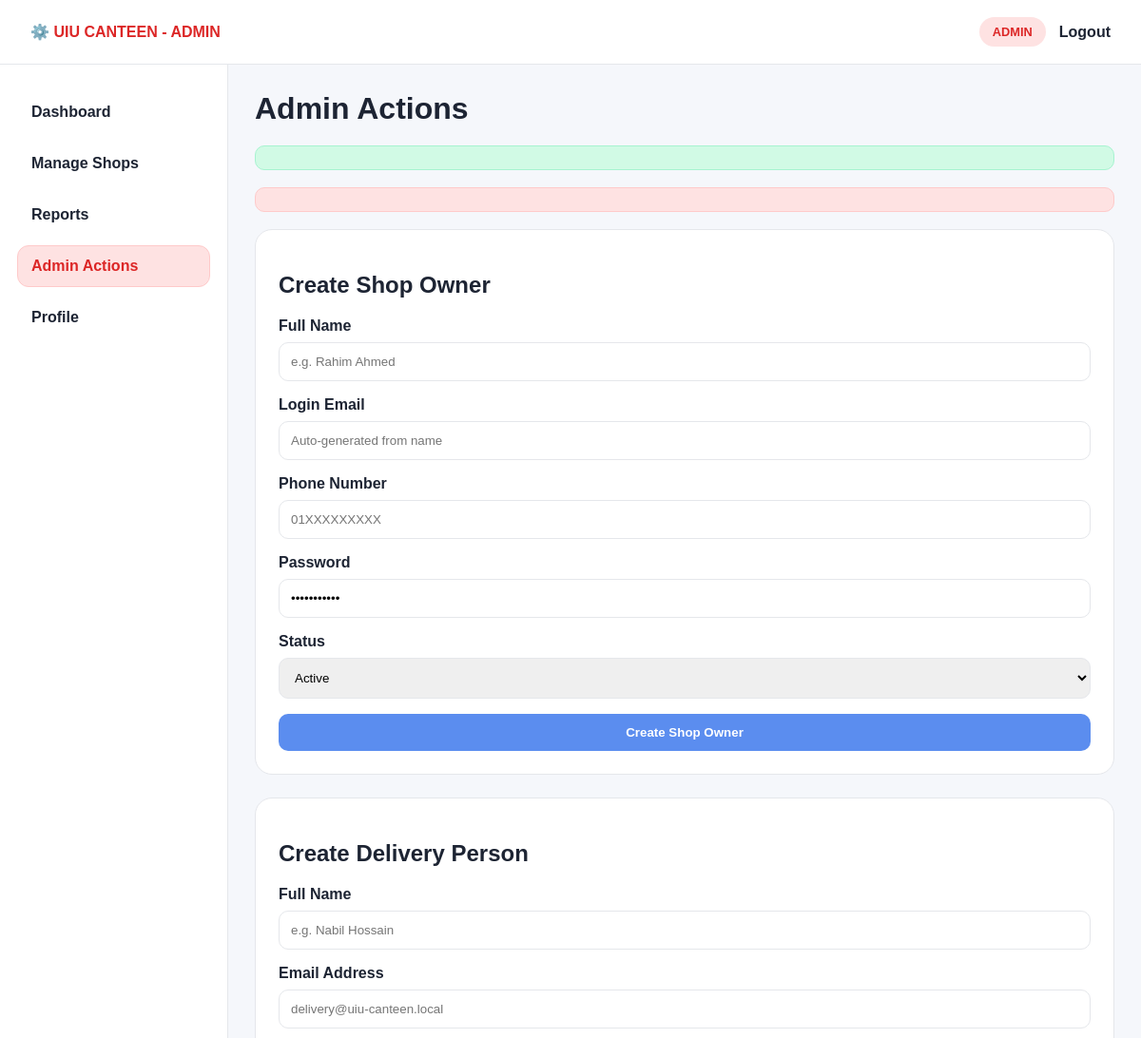
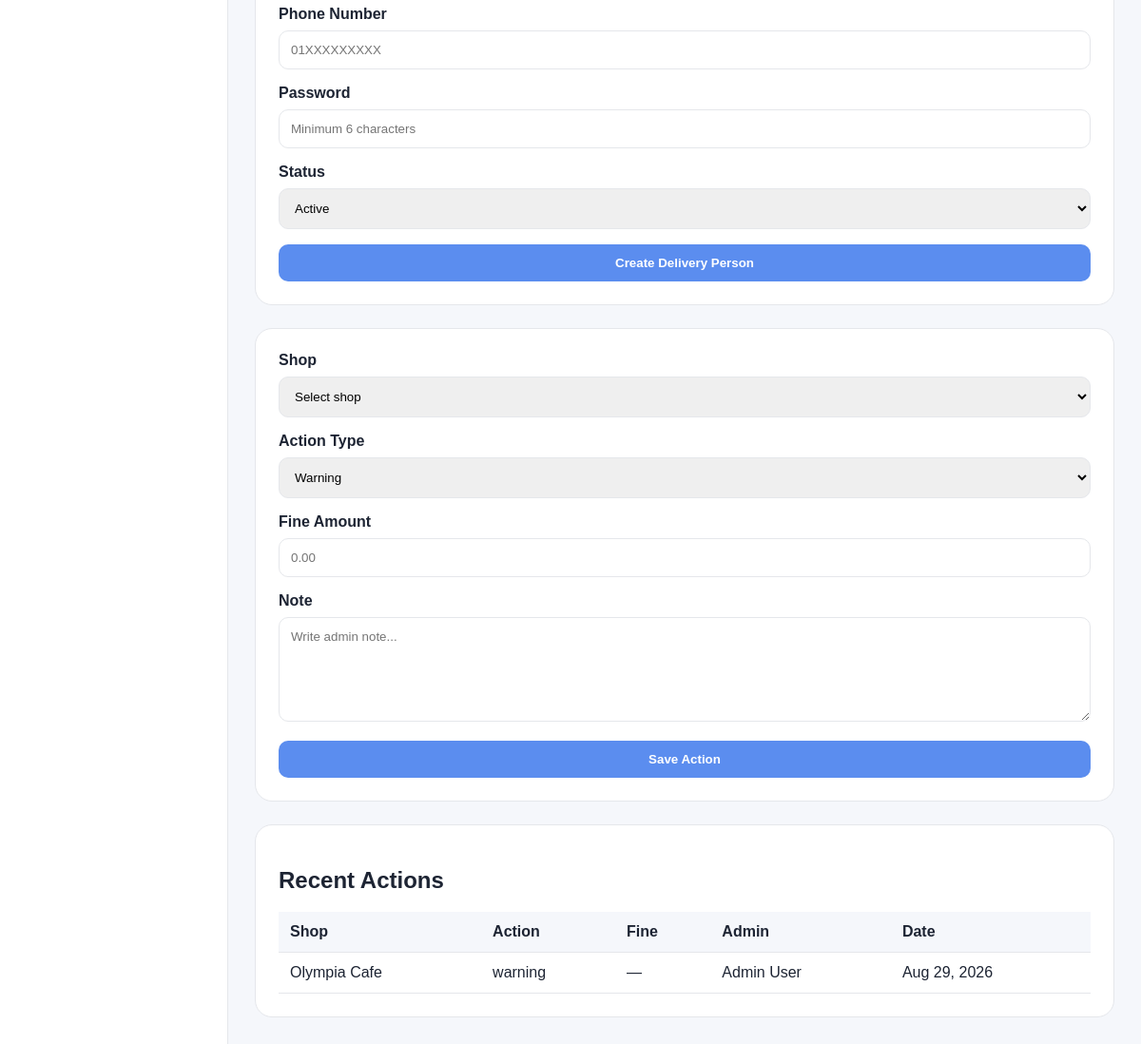
Screenshot of /admin/actions.php (signed in) with the database file from the repository (2 pictures, top to bottom).
### tables this page shows
CREATE TABLE IF NOT EXISTS `admin_actions` (
    `id` INT NOT NULL AUTO_INCREMENT,
    `admin_id` INT NOT NULL,
    `shop_id` INT NOT NULL,
    `action_type` ENUM('warning', 'fine', 'suspend', 'ban', 'activate', 'remove') NOT NULL,
    `fine_amount` DECIMAL(10,2) DEFAULT NULL,
    `admin_note` TEXT,
    `action_date` TIMESTAMP NOT NULL DEFAULT CURRENT_TIMESTAMP,
    PRIMARY KEY (`id`),
    KEY `idx_admin_actions_admin_id` (`admin_id`),
    KEY `idx_admin_actions_shop_id` (`shop_id`),
    KEY `idx_admin_actions_action_type` (`action_type`),
    CONSTRAINT `fk_admin_actions_admin` FOREIGN KEY (`admin_id`) REFERENCES `users` (`id`) ON DELETE CASCADE ON UPDATE CASCADE,
    CONSTRAINT `fk_admin_actions_shop` FOREIGN KEY (`shop_id`) REFERENCES `shops` (`id`) ON DELETE CASCADE ON UPDATE CASCADE
);

CREATE TABLE IF NOT EXISTS `shops` (
    `id` INT NOT NULL AUTO_INCREMENT,
    `owner_id` INT NOT NULL,
    `name` VARCHAR(150) NOT NULL,
    `description` TEXT,
    `category_id` INT DEFAULT NULL,
    `address` VARCHAR(255) DEFAULT NULL,
    `phone` VARCHAR(20) DEFAULT NULL,
    `logo_image` VARCHAR(255) DEFAULT NULL,
    `opening_time` TIME DEFAULT NULL,
    `closing_time` TIME DEFAULT NULL,
    `status` ENUM('active', 'warning', 'suspended', 'banned') NOT NULL DEFAULT 'active',
    `created_at` TIMESTAMP NOT NULL DEFAULT CURRENT_TIMESTAMP,
    `updated_at` TIMESTAMP DEFAULT CURRENT_TIMESTAMP ON UPDATE CURRENT_TIMESTAMP,
    PRIMARY KEY (`id`),
    KEY `idx_shops_owner_id` (`owner_id`),
    KEY `idx_shops_category_id` (`category_id`),
    KEY `idx_shops_status` (`status`),
    CONSTRAINT `fk_shops_owner` FOREIGN KEY (`owner_id`) REFERENCES `users` (`id`) ON DELETE CASCADE ON UPDATE CASCADE,
    CONSTRAINT `fk_shops_category` FOREIGN KEY (`category_id`) REFERENCES `categories` (`id`) ON UPDATE CASCADE
);

CREATE TABLE IF NOT EXISTS `users` (
    `id` INT NOT NULL AUTO_INCREMENT,
    `full_name` VARCHAR(100) NOT NULL,
    `email` VARCHAR(150) NOT NULL,
    `phone` VARCHAR(20) DEFAULT NULL,
    `password` VARCHAR(255) NOT NULL,
    `role_id` INT NOT NULL,
    `profile_image` VARCHAR(255) DEFAULT NULL,
    `status` ENUM('active', 'suspended', 'banned') NOT NULL DEFAULT 'active',
    `created_at` TIMESTAMP NOT NULL DEFAULT CURRENT_TIMESTAMP,
    `updated_at` TIMESTAMP DEFAULT CURRENT_TIMESTAMP ON UPDATE CURRENT_TIMESTAMP,
    PRIMARY KEY (`id`),
    UNIQUE KEY `uq_users_email` (`email`),
    KEY `idx_users_role_id` (`role_id`),
    KEY `idx_users_status` (`status`),
    CONSTRAINT `fk_users_role` FOREIGN KEY (`role_id`) REFERENCES `roles` (`id`) ON UPDATE CASCADE
);

### includes/auth.php (called while the page is built, shortened)
<?php
function e($value)
{
    return htmlspecialchars((string) $value, ENT_QUOTES, 'UTF-8');
}

### admin/actions.php (the view, shortened to what this page needs)
<?php
require_once __DIR__ . '/../includes/auth.php';
$conn = getDbConnection();
$message = '';
$error = '';
$actionsStmt = $conn->prepare(
    'SELECT aa.id, aa.action_type, aa.fine_amount, aa.admin_note, aa.action_date, s.name AS shop_name, u.full_name AS admin_name
     FROM admin_actions aa
     INNER JOIN shops s ON s.id = aa.shop_id
     INNER JOIN users u ON u.id = aa.admin_id
     ORDER BY aa.action_date DESC LIMIT 20'
);
$actionsStmt->execute();
$actions = $actionsStmt->get_result()->fetch_all(MYSQLI_ASSOC);
?>
<!DOCTYPE html>
<html lang="en">
<head>
</head>
<body>
    <header class="topbar">
        <div class="brand">⚙️ UIU CANTEEN - ADMIN</div>
        <div class="top-actions">
            <span class="pill">ADMIN</span>
            <a class="logout" href="/uiu-canteen/logout.php">Logout</a>
        </div>
    </header>
    <div class="layout">
        <aside class="sidebar">
            <nav class="nav">
                <a href="dashboard.php">Dashboard</a>
                <a href="shops.php">Manage Shops</a>
                <a href="reports.php">Reports</a>
                <a class="active" href="actions.php">Admin Actions</a>
                <a href="../profile.php">Profile</a>
            </nav>
        </aside>
        <main class="content">
            <div class="page-header">
                <h1>Admin Actions</h1>
            </div>
            <?php if (isset($message)): ?><div class="alert alert-success"><?= e($message) ?></div><?php endif; ?>
            <?php if (isset($error)): ?><div class="alert alert-danger"><?= e($error) ?></div><?php endif; ?>
            <div class="panel">
                <h2>Create Shop Owner</h2>
                <form method="POST">
                    <div>
                        <label for="shop_owner_full_name">Full Name</label>
                        <input id="shop_owner_full_name" name="full_name" type="text" placeholder="e.g. Rahim Ahmed" required>
                    </div>
                    <div>
                        <label for="shop_owner_email">Login Email</label>
                        <input id="shop_owner_email" name="email" type="email" placeholder="Auto-generated from name" readonly>
                    </div>
                    <div>
                        <label for="shop_owner_phone">Phone Number</label>
                        <input id="shop_owner_phone" name="phone" type="text" placeholder="01XXXXXXXXX">
                    </div>
                    <div>
                        <label for="shop_owner_password">Password</label>
                        <input id="shop_owner_password" name="password" type="password" value="password123" placeholder="Minimum 6 characters" required>
                    </div>
                    <div>
                        <label for="shop_owner_status">Status</label>
                        <select id="shop_owner_status" name="status" required>
                            <option value="active">Active</option>
                        </select>
                    </div>
                    <button class="btn" type="submit">Create Shop Owner</button>
                </form>
            </div>
            <div class="panel">
                <h2>Create Delivery Person</h2>
                <form method="POST">
                    <div>
                        <label for="delivery_full_name">Full Name</label>
                        <input id="delivery_full_name" name="full_name" type="text" placeholder="e.g. Nabil Hossain" required>
                    </div>
                    <div>
                        <label for="delivery_email">Email Address</label>
                        <input id="delivery_email" name="email" type="email" placeholder="delivery@uiu-canteen.local" required>
                    </div>
                    <div>
                        <label for="delivery_phone">Phone Number</label>
                        <input id="delivery_phone" name="phone" type="text" placeholder="01XXXXXXXXX">
                    </div>
                    <div>
                        <label for="delivery_password">Password</label>
                        <input id="delivery_password" name="password" type="password" placeholder="Minimum 6 characters" required>
                    </div>
                    <div>
                        <label for="delivery_status">Status</label>
                        <select id="delivery_status" name="status" required>
                            <option value="active">Active</option>
                        </select>
                    </div>
                    <button class="btn" type="submit">Create Delivery Person</button>
                </form>
            </div>
            <div class="panel">
                <form method="POST">
                    <div>
                        <label for="shop_id">Shop</label>
                        <select id="shop_id" name="shop_id" required>
                            <option value="">Select shop</option>
                        </select>
                    </div>
                    <div>
                        <label for="action_type">Action Type</label>
                        <select id="action_type" name="action_type" required>
                            <option value="warning">Warning</option>
                        </select>
                    </div>
                    <div>
                        <label for="fine_amount">Fine Amount</label>
                        <input id="fine_amount" name="fine_amount" type="number" step="0.01" min="0" placeholder="0.00">
                    </div>
                    <div>
                        <label for="admin_note">Note</label>
                        <textarea id="admin_note" name="admin_note" placeholder="Write admin note..."></textarea>
                    </div>
                    <button class="btn" type="submit">Save Action</button>
                </form>
            </div>
            <div class="panel">
                <h2>Recent Actions</h2>
                <table>
                    <thead>
                        <tr>
                            <th>Shop</th>
                            <th>Action</th>
                            <th>Fine</th>
                            <th>Admin</th>
                            <th>Date</th>
                        </tr>
                    </thead>
                    <tbody>
                        <?php foreach ($actions as $action): ?>
                            <tr>
                                <td><?= e($action['shop_name']) ?></td>
                                <td><?= e($action['action_type']) ?></td>
                                <td><?= $action['fine_amount'] ? '৳' . number_format((float) $action['fine_amount'], 2) : '—' ?></td>
                                <td><?= e($action['admin_name']) ?></td>
                                <td><?= date('M d, Y', strtotime($action['action_date'])) ?></td>
                            </tr>
                        <?php endforeach; ?>
                    </tbody>
                </table>
            </div>
        </main>
    </div>
</body>
</html>

### admin/actions.php (style rules this page uses)
:root { --primary: #5b8def; --primary-soft: #edf4ff; --dark: #1d2433; --muted: #6b7280; --bg: #f5f7fb; --white: #fff; --border: #e5e7eb; --danger: #dc2626; }
* { box-sizing: border-box; }
body { margin: 0; font-family: Arial, sans-serif; background: var(--bg); color: var(--dark); }
.topbar { display: flex; justify-content: space-between; align-items: center; background: var(--white); border-bottom: 1px solid var(--border); padding: 18px 32px; }
.brand { font-weight: 800; color: var(--danger); }
.top-actions { display: flex; gap: 14px; align-items: center; }
.pill { background: #fee2e2; color: var(--danger); border-radius: 999px; padding: 8px 14px; font-size: 0.8rem; font-weight: 700; }
.logout { color: var(--dark); text-decoration: none; font-weight: 700; }
.layout { display: grid; grid-template-columns: 240px 1fr; min-height: calc(100vh - 76px); }
.sidebar { background: var(--white); border-right: 1px solid var(--border); padding: 28px 18px; }
.nav { display: grid; gap: 10px; }
.nav a { text-decoration: none; color: var(--dark); font-weight: 600; border-radius: 12px; padding: 12px 14px; display: block; border: 1px solid transparent; }
.nav a.active { background: #fee2e2; color: var(--danger); border-color: #fecaca; }
.content { padding: 28px; }
.page-header { margin-bottom: 20px; }
.page-header h1 { margin: 0; font-size: 2rem; }
.panel { background: var(--white); border: 1px solid var(--border); border-radius: 18px; padding: 24px; margin-bottom: 24px; }
table { width: 100%; border-collapse: collapse; }
th, td { padding: 12px; border-bottom: 1px solid var(--border); text-align: left; }
th { background: var(--bg); }
.alert { padding: 12px 14px; border-radius: 10px; margin-bottom: 18px; font-weight: 600; }
.alert-success { background: #d1fae5; color: #065f46; border: 1px solid #a7f3d0; }
.alert-danger { background: #fee2e2; color: #991b1b; border: 1px solid #fecaca; }
form { display: grid; gap: 16px; }
label { display: block; font-weight: 700; margin-bottom: 8px; }
select, input, textarea { width: 100%; padding: 12px; border: 1px solid var(--border); border-radius: 10px; font-family: inherit; }
textarea { min-height: 110px; resize: vertical; }
.btn { display: inline-block; background: var(--primary); color: var(--white); border: none; border-radius: 10px; padding: 12px 18px; cursor: pointer; font-weight: 700; }

### rows the page displays
admin_actions: shop.name "Olympia Cafe", action_type "warning", admin.full_name "Admin User", action_date "Aug 29, 2026"
